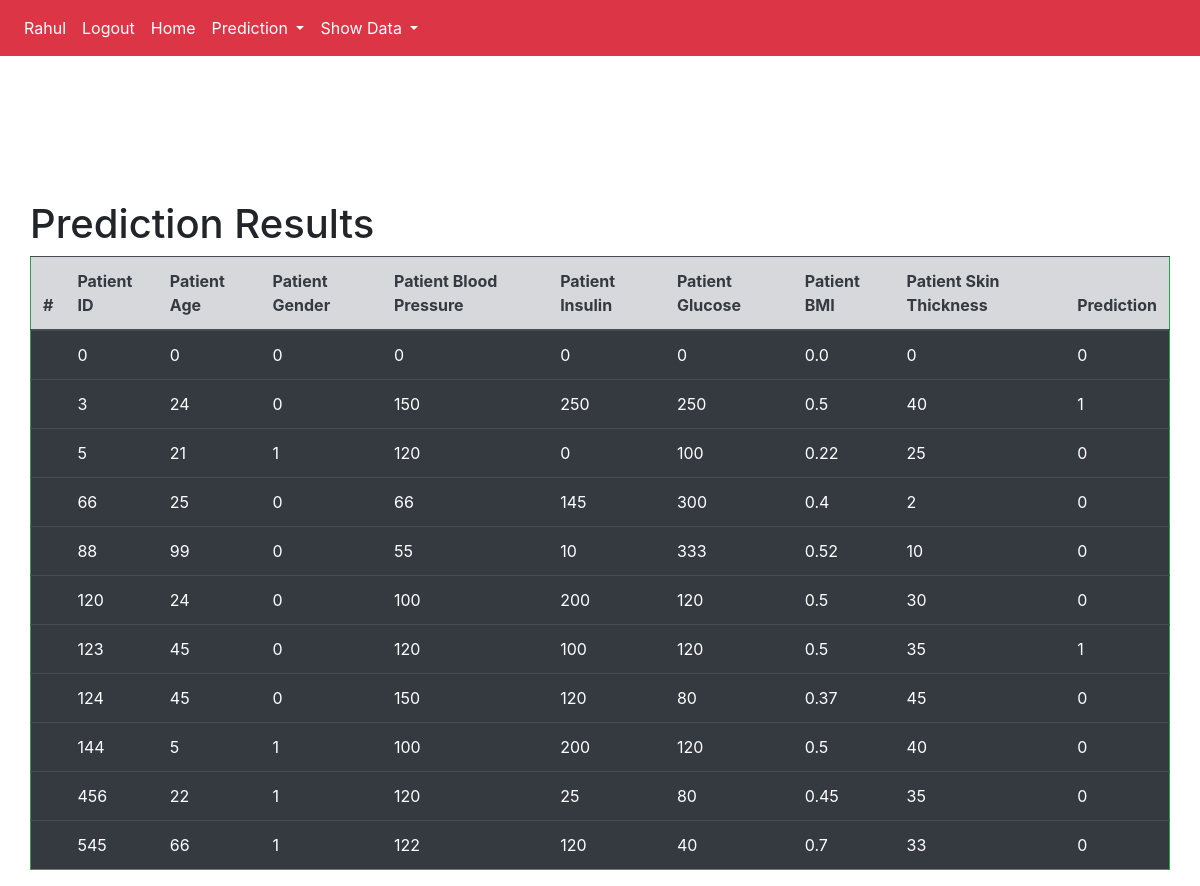
Screenshot of /diabities/db/ (signed in) with the database file from the repository.
### diabities/models.py (models this page shows, shortened)
class Diabitic(models.Model):
    Patient_ID = models.AutoField(primary_key=True,auto_created=True,editable=False, serialize=True)
    Age = models.IntegerField()
    Gender = models.IntegerField()
    Blood_Pressure = models.IntegerField()
    Pregnancies = models.IntegerField()
    SkinThickness = models.CharField(max_length=5)
    Insulin=models.CharField(max_length=5)
    Glucose =models.CharField(max_length=5)
    BMI=models.CharField(max_length=5)
    Age=models.CharField(max_length=5)
    Result =models.CharField(max_length=1)

### diabities/views.py (the view)
# urls.py: path('db/', views.view_results, name='results'),
@login_required(login_url='/login/')
def view_results(request):
    data = {"dataset": Diabitic.objects.all()}
    return render(request, "diabities/database.html", data)

### templates/diabities/database.html
{% extends "base.html" %}
{% block main %}
    <div class="container pt-5">
        <div class="row">
        <h1>Prediction Results</h1>
            <table class="table table-hover border border-success  table-dark">
                <thead class="table-secondary text-dark">
                <tr>
                    <th scope="col">#</th>
                    <th scope="col">Patient ID</th>
                    <th scope="col">Patient Age</th>
                    <th scope="col">Patient Gender</th>
                    <th scope="col">Patient Blood Pressure</th>
                    <th scope="col">Patient Insulin</th>
                    <th scope="col">Patient Glucose</th>
                    <th scope="col">Patient BMI</th>
                    <th scope="col">Patient Skin Thickness</th>
                    <th scope="col">Prediction</th>
                </tr>
                </thead>
                <tbody>
                {% for data in dataset %}
                    <tr>
                    <th scope="row">{{ data.id }}</th>
                        <td>{{ data.Patient_ID }}</td>
                        <td>{{ data.Age }}</td>
                        <td>{{ data.Gender }}</td>
                        <td>{{ data.Blood_Pressure }}</td>
                        <td>{{ data.Insulin }}</td>
                        <td>{{ data.Glucose }}</td>
                        <td>{{ data.BMI }}</td>
                        <td>{{ data.SkinThickness }}</td>
                        <td>{{ data.Result }}</td>
                    </tr>
                {% endfor %}
                </tbody>
            </table>
        </div>
    </div>
{% endblock %}

### templates/base.html (shortened to what this page needs)
<!doctype html>
<html lang="en">
    <head>
    <link rel="stylesheet" href="https://stackpath.bootstrapcdn.com/bootstrap/4.4.1/css/bootstrap.min.css">
    </head>
    <body>
    <nav class="navbar navbar-expand-lg navbar-dark bg-danger  ">
        <div class="collapse navbar-collapse " id="navbarSupportedContent">
            <ul class="navbar-nav mr-auto ">
                {% if user.is_authenticated %}
                 <li class="nav-item active">
                    <a class="nav-link" href="/">{{user.username|title}} <span class="sr-only">(current)</span></a>
                </li>
                <li class="nav-item active">
                    <a class="nav-link" href="/logout">Logout <span class="sr-only">(current)</span></a>
                </li>
                <li class="nav-item active">
                    <a class="nav-link" href="/">Home <span class="sr-only">(current)</span></a>
                </li>
                  <li class="nav-item dropdown active">
                    <a class="nav-link dropdown-toggle" href="#" id="navbarDropdown" role="button" data-toggle="dropdown" aria-haspopup="true" aria-expanded="false">
                      Prediction
                    </a>
                  </li>
                <li class="nav-item dropdown active">
                    <a class="nav-link dropdown-toggle" href="#" id="navbarDropdown" role="button" data-toggle="dropdown" aria-haspopup="true" aria-expanded="false">
                      Show Data
                    </a>
                  </li>
                {% endif %}
            </ul>
        </div>
    </nav>
<br><br>
    <br>
    <br>
    {% block main %}
    {% endblock %}
    </body>
</html>

### rows the page displays
Diabitic: Patient_ID "0", Age "0", Gender "0", Blood_Pressure "0", Insulin "0", Glucose "0", BMI "0.0", SkinThickness "0", Result "0"
Diabitic: Patient_ID "3", Age "24", Gender "0", Blood_Pressure "150", Insulin "250", Glucose "250", BMI "0.5", SkinThickness "40", Result "1"
Diabitic: Patient_ID "5", Age "21", Gender "1", Blood_Pressure "120", Insulin "0", Glucose "100", BMI "0.22", SkinThickness "25", Result "0"
Diabitic: Patient_ID "66", Age "25", Gender "0", Blood_Pressure "66", Insulin "145", Glucose "300", BMI "0.4", SkinThickness "2", Result "0"
Diabitic: Patient_ID "88", Age "99", Gender "0", Blood_Pressure "55", Insulin "10", Glucose "333", BMI "0.52", SkinThickness "10", Result "0"
Diabitic: Patient_ID "120", Age "24", Gender "0", Blood_Pressure "100", Insulin "200", Glucose "120", BMI "0.5", SkinThickness "30", Result "0"
Diabitic: Patient_ID "123", Age "45", Gender "0", Blood_Pressure "120", Insulin "100", Glucose "120", BMI "0.5", SkinThickness "35", Result "1"
Diabitic: Patient_ID "124", Age "45", Gender "0", Blood_Pressure "150", Insulin "120", Glucose "80", BMI "0.37", SkinThickness "45", Result "0"
Diabitic: Patient_ID "144", Age "5", Gender "1", Blood_Pressure "100", Insulin "200", Glucose "120", BMI "0.5", SkinThickness "40", Result "0"
Diabitic: Patient_ID "456", Age "22", Gender "1", Blood_Pressure "120", Insulin "25", Glucose "80", BMI "0.45", SkinThickness "35", Result "0"
Diabitic: Patient_ID "545", Age "66", Gender "1", Blood_Pressure "122", Insulin "120", Glucose "40", BMI "0.7", SkinThickness "33", Result "0"

### other values shown
{{ user.username|title }} "Rahul"
